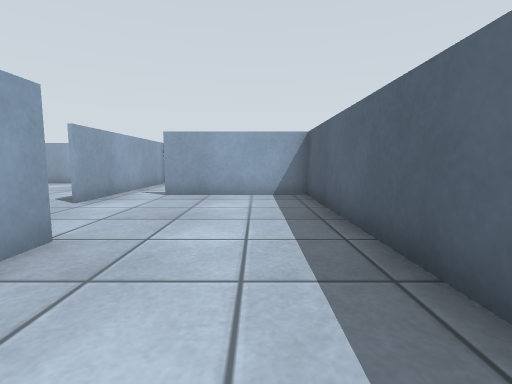
[1] (above)

15 first-person views from a walk through a robot-simulator world made for Gazebo. The camera is 0.49 m above the floor, tilts 6° down and sees 85° across. The floor is counted in squares, 0.5 m on a side. Each view is taken from the middle of a square. On the plan, view 1 faces up. The plan holds only what a view shows up to about 11 squares ahead; the rest is blank.

[2]
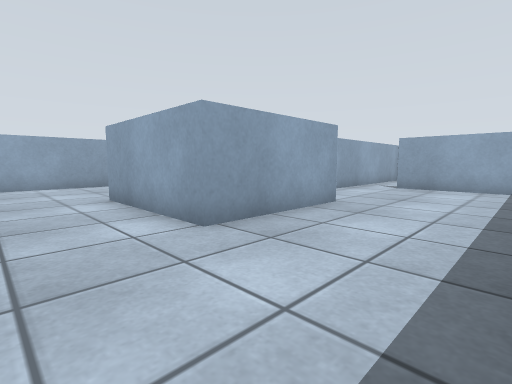

[3]
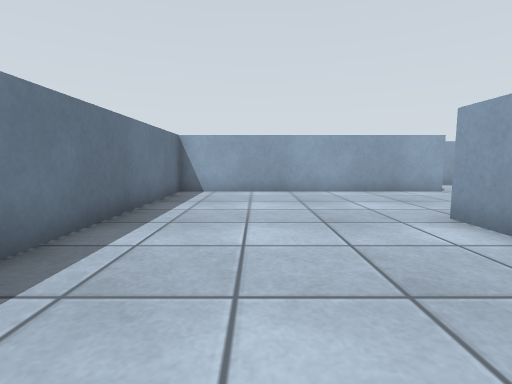

[4]
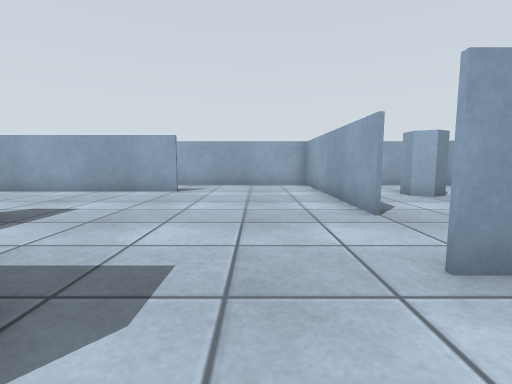

[5]
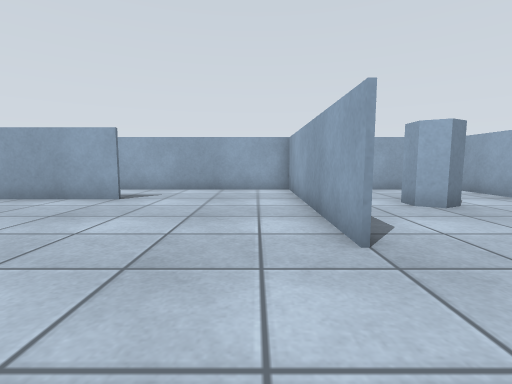

[6]
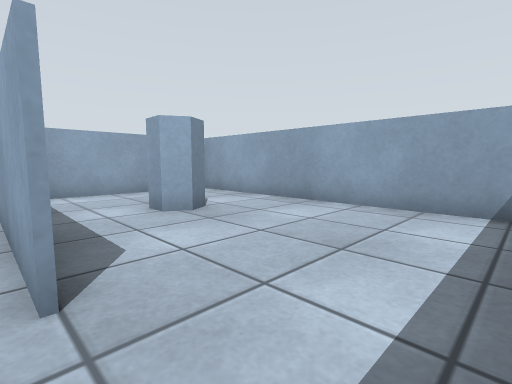

[7]
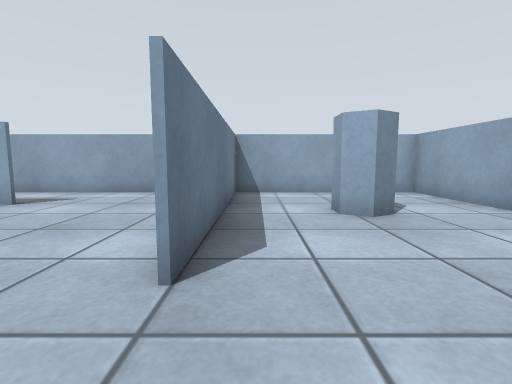

[8]
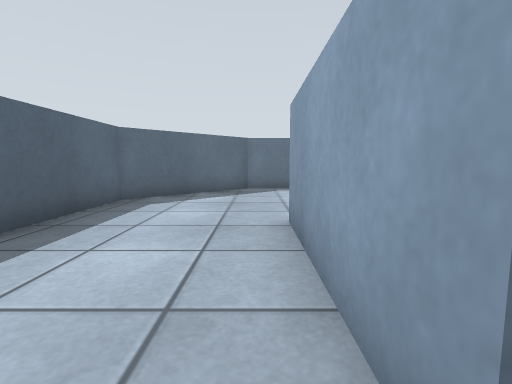

[9]
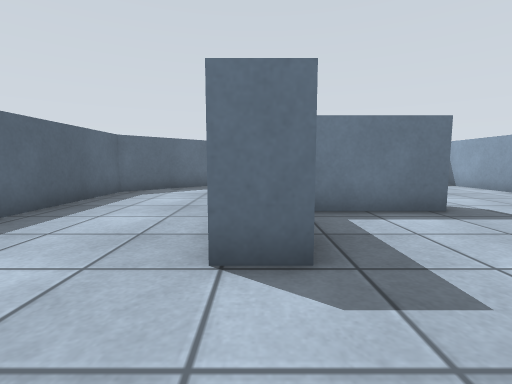

[10]
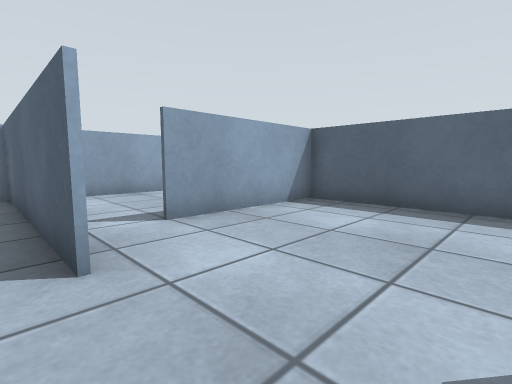

[11]
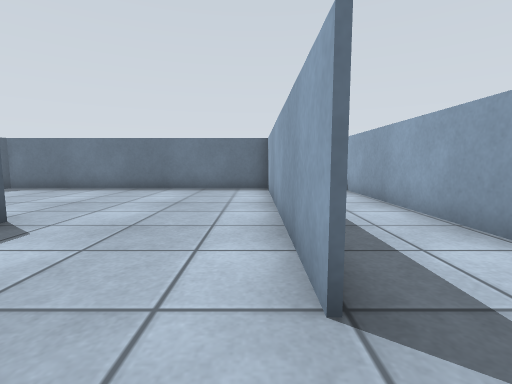

[12]
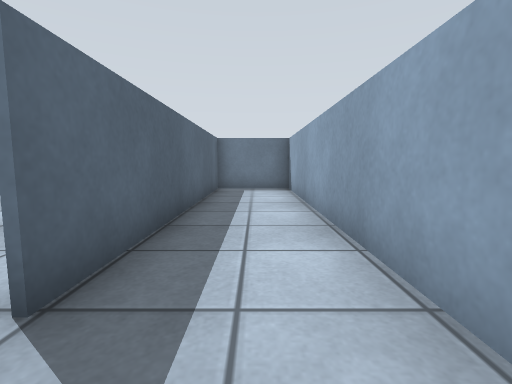

[13]
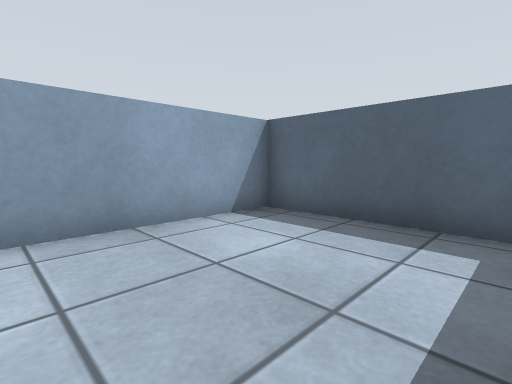

[14]
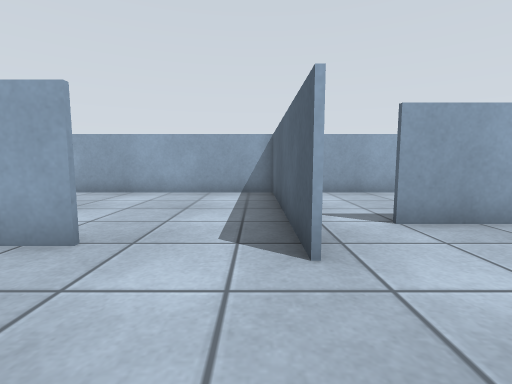

[15]
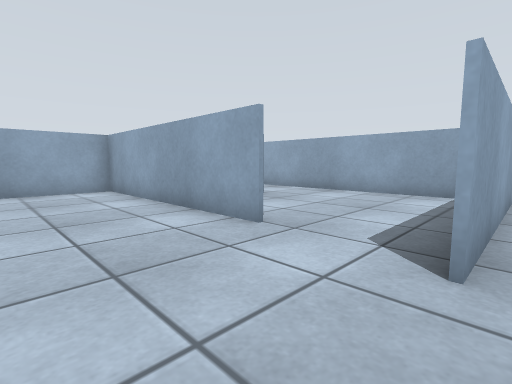

### Floor plan
Points are (right, up) in squares from view 1. A wall is a line through its corners. A room is listed if a view was taken in it or the views show most of it. See-through windows are left out.
Room 1 (views 1, 2, 3, 4, 5, 6, 7, 8, 9, 10, 11, 12, 14, 15)
walls: (-6.9, 0.4) (-4.1, 0.4); (-3.6, 3.4) (-2.5, 3.4) (-2.5, -0.6) (-6.9, -0.6); (-4.4, 6.6) (-4.4, 13.2) (-14.2, 13.2) (-14.2, -6.6) (-1.7, -6.6) (1.6, -3.3) (1.6, 8.9); (-7.1, 7.2) (-14.2, 7.2); (-11.4, 2.4) (-11.4, -6.6); (-4.3, 8.6) (-4.3, 6.6); (-10.3, 10.7) (-10, 10.1) (-10.3, 9.6) (-10.9, 9.6); (-14.2, 7.3) (-7.1, 7.3); (1.6, 8.4) (-2.8, 8.4); (-11.6, -6.6) (-11.6, 2.4)
ways out: opening at (-3, 9) to room 2
Room 2 (view 13)
walls: (1.6, 8.9) (1.6, 13.2) (-2.9, 13.2); (-4.3, 12.6) (-4.3, 8.6)
ways out: opening at (-3, 9) to room 1

Where each view was taken, in squares from view 1:
view 1: 0 up, 0 right, facing up
view 2: 3 down, 1 right, facing up-left
view 3: 4 down, 2 left, facing left
view 4: 5 up, 2 left, facing left
view 5: 6 up, 4 left, facing left
view 6: 7 up, 5 left, facing up-left
view 7: 8 up, 5 left, facing left
view 8: 4 up, 2 left, facing down
view 9: 6 up, 3 left, facing down
view 10: 4 up, 5 left, facing up-right
view 11: 4 up, 11 left, facing down
view 12: 4 up, 13 left, facing down
view 13: 9 up, 3 left, facing up-right
view 14: 4 up, 5 left, facing up
view 15: 4 up, 4 left, facing up-left
